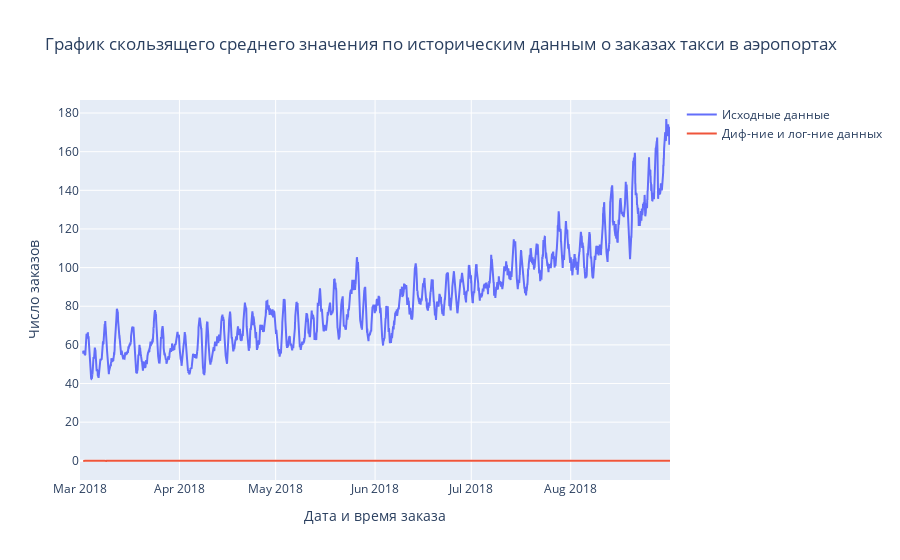

The notebook cell saved with this chart:
### Markdown cell above
Полученные значения тестов ADF и KPSS при уровнях значимости р=0.01 и p=0.1, показывает, что выполненные преобразования значимо трансформировали нестационарный ряд приведя его к стационарному типу.

### Code cell
layout = go.Layout(
    title='График скользящего среднего значения по историческим данным о заказах такси в аэропортах',
    xaxis=dict(title='Дата и время заказа'),
    yaxis=dict(title='Число заказов'))
fig = go.Figure(layout=layout)
fig.add_trace(go.Scatter(
    x=df_resample_H.rolling(window=24, closed='left').mean().index, 
    y=df_resample_H.rolling(window=24, closed='left').mean()['num_orders'], 
    name='Исходные данные'
))
fig.add_trace(go.Scatter(
    x=df_diff.rolling(window=24, closed='left').mean().index, 
    y=df_diff.rolling(window=24, closed='left').mean()['num_orders'], 
    name='Диф-ние и лог-ние данных'
))
fig.show()

### Figure 1 — Plotly figure (JSON) as saved in the notebook; plotly's stock layout.template omitted (floating-point values rounded to 4 significant figures; data arrays with more than 128 entries replaced by an {"elided": "..."} marker saying what was removed)
{"data": [{"name": "Исходные данные", "type": "scatter", "x": {"elided": "4416 str values"}, "y": {"elided": "4416 float values"}}, {"name": "Диф-ние и лог-ние данных", "type": "scatter", "x": {"elided": "4416 str values"}, "y": {"elided": "4416 float values"}}], "layout": {"title": {"text": "График скользящего среднего значения по историческим данным о заказах такси в аэропортах"}, "xaxis": {"title": {"text": "Дата и время заказа"}}, "yaxis": {"title": {"text": "Число заказов"}}}}
